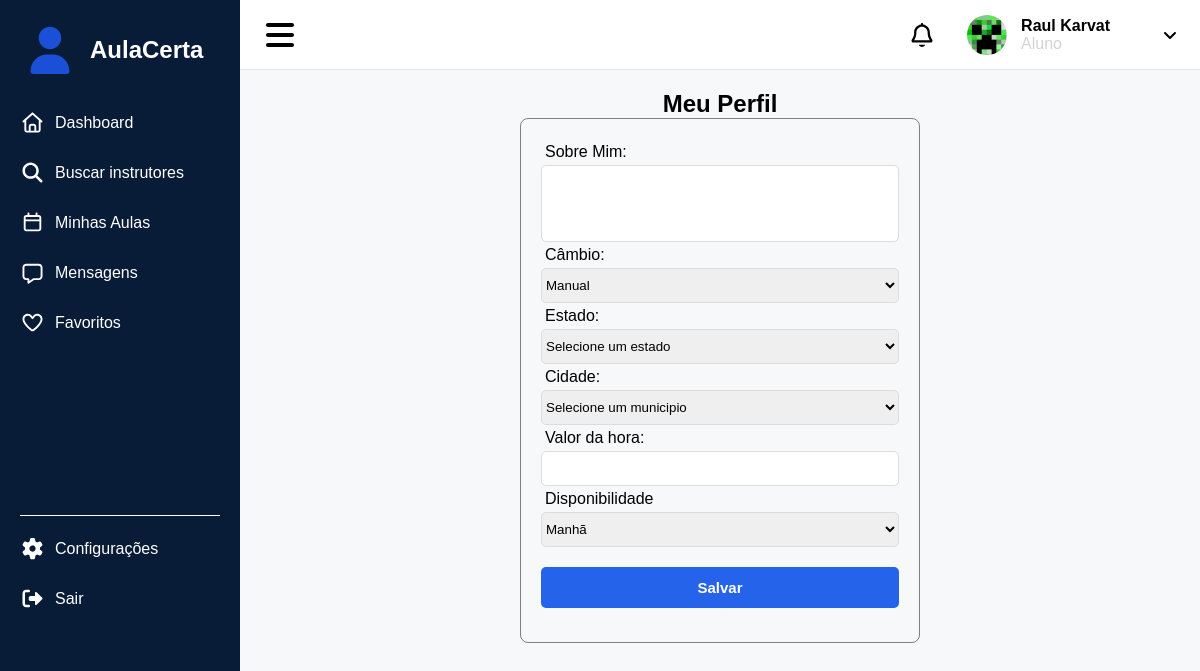
Page /instrutor.php (signed in) on the committed database.
### tables this page shows
CREATE TABLE `usuario` (
  `id_usuario` int(11) NOT NULL,
  `email_usuario` varchar(50) DEFAULT NULL,
  `senha_usuario` varchar(255) DEFAULT NULL,
  `cargo_usuario` enum('Aluno','Instrutor') DEFAULT 'Aluno',
  `nome_usuario` varchar(50) DEFAULT NULL,
  `foto_usuario` varchar(255) DEFAULT NULL
);

### instrutor.php (the view, shortened to what this page needs)
<?php
include 'conexao/conexao.php';
$sql = "SELECT * FROM usuario WHERE id_usuario = :id_usuario";
$stmt = $conexao->prepare($sql);
$stmt->bindValue(":id_usuario", $_SESSION['id_usuario']);
$stmt->execute();
$usuario = $stmt->fetch(PDO::FETCH_ASSOC);
?>
<!DOCTYPE html>
<html lang="pt-br">
<head>
</head>
<body>
    <section class="menu">
        <header>
            <div class="barras">
                <img src="img/barras.svg" alt="">
            </div>
            <div class="perfil">
                <img src="img/bell.svg" alt="" class="sino">
                <img src="<?php echo $usuario['foto_usuario']; ?>" alt="" class="pessoa">
                <div class="descricao">
                    <strong><?php echo $_SESSION['nome_usuario']; ?></strong>
                    <span><?php echo $usuario['cargo_usuario']; ?></span>
                </div>
                <div class="down">
                    <img src="img/down.svg" alt="">
                </div>
            </div>
        </header>
        <div class="menu_lateral">
            <div class="logo">
                <img src="img/user.svg" alt="">
                <h1>AulaCerta</h1>
            </div>
            <div class="topicos cursor" onclick="dashboard()">
                <div class="topico">
                    <img src="img/house.svg" alt="">
                    <h2>Dashboard</h2>
                </div>
                <div class="topico">
                    <img src="img/search.svg" alt="">
                    <h2>Buscar instrutores</h2>
                </div>
                <div class="topico">
                    <img src="img/calendar.svg" alt="">
                    <h2>Minhas Aulas</h2>
                </div>
                <div class="topico">
                    <img src="img/message.svg" alt="">
                    <h2>Mensagens</h2>
                </div>
                <div class="topico">
                    <img src="img/hearth.svg" alt="">
                    <h2>Favoritos</h2>
                </div>
            </div>
            <div class="acoes">
                <div class="acao">
                    <img src="img/config.svg" alt="">
                    <h2>Configurações</h2>
                </div>
                <div class="acao cursor" onclick="sair()">
                    <img src="img/sair.svg" alt="">
                    <h2>Sair</h2>
                </div>
            </div>
        </div>
        <div class="pagina">
            <h1>Meu Perfil</h1>
            <form action="api/gravar_instrutor.php" method="post">
                <label for="descricao">Sobre Mim:</label>
                <textarea name="descricao" id="" cols="30" rows="5"></textarea>
                <label for="cambio">Câmbio:</label>
                <select name="cambio" id="">
                    <option value="Manual">Manual</option>
                </select>
                <label for="estado">Estado:</label>
                <select name="estado" id="estado">
                    <option value="">Selecione um estado</option>
                </select>
                <label for="cidade">Cidade:</label>
                <select name="cidade" id="cidade">
                    <option value="">Selecione um municipio</option>
                </select>
                <label for="valor">Valor da hora:</label>
                <input type="text" name="valor" id="">
                <label for="dispo">Disponibilidade</label>
                <select name="dispo" id="">
                    <option value="Manhã">Manhã</option>
                </select>
                <button type="submit">Salvar</button>
            </form>
        </div>
    </section>
</body>
</html>

### instrutor.php (style rules this page uses)
* { margin: 0; padding: 0; box-sizing: border-box; font-family: sans-serif; }
.menu { display: grid; grid-template-columns: 1fr 4fr; grid-template-rows: auto auto auto 1fr; height: 100vh; gap: 0; padding: 0; background: rgb(247, 248, 250); }
.menu_lateral { background: rgb(8, 28, 55); padding: 20px; display: flex; flex-direction: column; grid-row: 1 / -1; }
.logo { display: flex; align-items: center; gap: 10px; color: white; margin-bottom: 30px; }
.logo img { width: 60px; height: 60px; }
.topicos { margin-bottom: 150px; }
.acoes { border-top: solid 1px white; margin-top: 30px; padding-top: 20px; }
.topicos, .acoes { display: flex; flex-direction: column; gap: 25px; }
.topico, .acao { display: flex; align-items: center; gap: 10px; color: white; }
.topico img, .acao img { width: 25px; height: 25px; }
.topico h2, .acao h2 { font-size: 1rem; font-weight: normal; }
header { grid-column: 2 / 3; height: 70px; display: flex; align-items: center; justify-content: space-between; padding: 0 20px; border-bottom: solid 1px #e0e4ea; background: white; }
.pessoa { border-radius: 50%; height: 40px; width: 40px; }
.sino { height: 30px; width: 30px; margin-right: 20px; }
.perfil { display: flex; align-items: center; gap: 10px; }
.descricao { display: flex; flex-direction: column; margin-left: 4px; }
.down { width: 20px; height: 20px; margin-left: 40px; }
.barras { width: 40px; height: 40px; }
.descricao span { color: lightgrey; }
.pagina { padding: 0 10px; height: 100vh; }
.cursor { cursor: pointer; }
form { display: flex; justify-content: center; width: 400px; flex-direction: column; padding: 20px; border-radius: 8px; border: solid 1px gray; }
.pagina { display: flex; align-items: center; flex-direction: column; padding: 20px; }
input[type="text"], input[type="number"], select { width: 100%; height: 35px; border-radius: 5px; border: 1px solid #dcdcdc; outline: none; transition: 0.3s; }
label { padding: 4px; }
textarea { resize: none; width: 100%; border-radius: 5px; border: 1px solid #dcdcdc; outline: none; transition: 0.3s; }
button { width: 100%; padding: 12px; background: #2563EB; color: #fff; border: none; border-radius: 5px; font-size: 15px; font-weight: 600; margin-bottom: 14px; margin-top: 20px; }

### rows in the picture
usuario: foto_usuario (picture), cargo_usuario "Aluno"

### other values in the picture
$_SESSION['nome_usuario'] "Raul Karvat"
